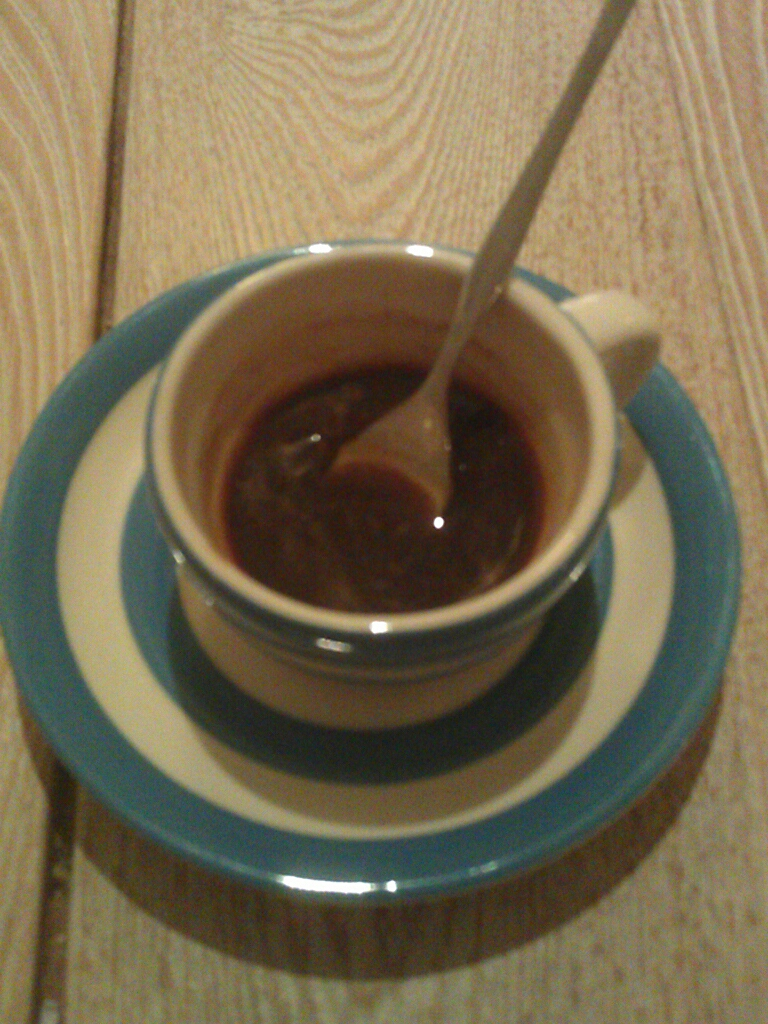
#> input picture basic/coffee.jpg, 768 x 1024 px; the run also reads 1 picture not shown here
$ python add2.py
#> lines starting #> are read from the running program, lines starting #| are printed output that depends on the picture; after the words box and inside, x2 and y2 are one past the last pixel; in counts of white or black regions, pixels touching at a corner belong together
import  cv2
import numpy as np

coffee = cv2.imread('./coffee.jpg')
#> coffee is the input picture: shape (1024, 768, 3); mean B, G, R 81.6, 108.6, 121.4
coffee2 = cv2.imread('./coffee2.jpg')

result = cv2.addWeighted(coffee,0.7,coffee2,0.3,0)

desk = cv2.imread('./desk.jpg')
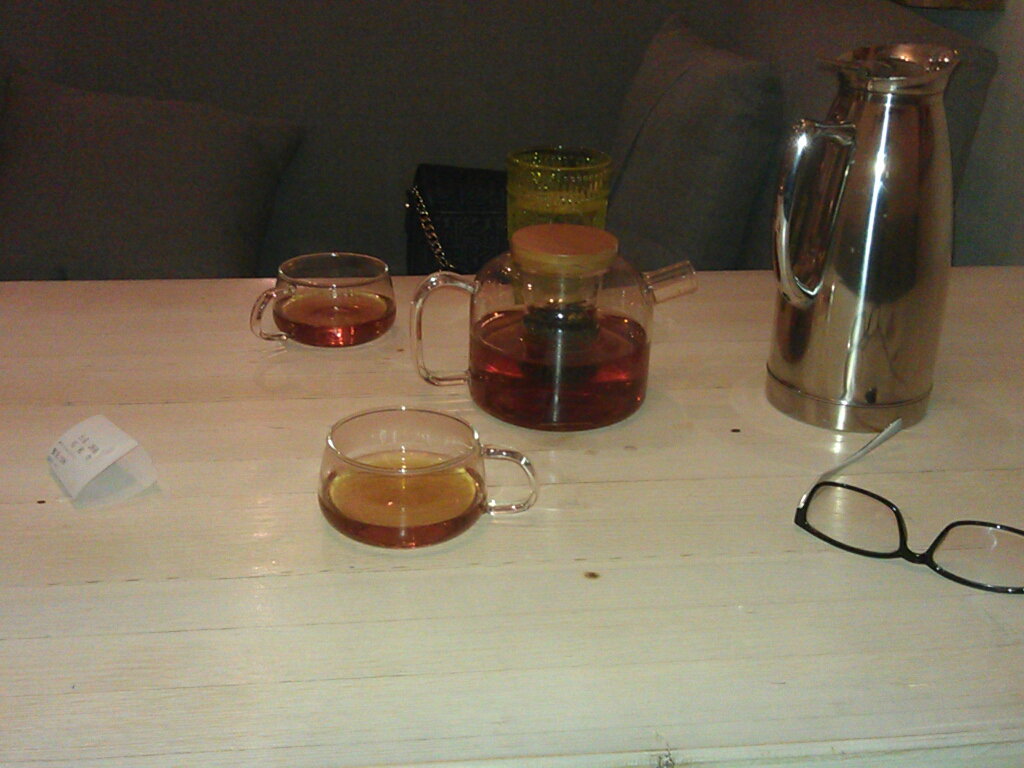
#> input picture basic/desk.jpg, 1024 x 768 px
#> desk is the input picture: shape (768, 1024, 3); mean B, G, R 88.4, 107.6, 118.7
desk[50:150,50:150] = 0
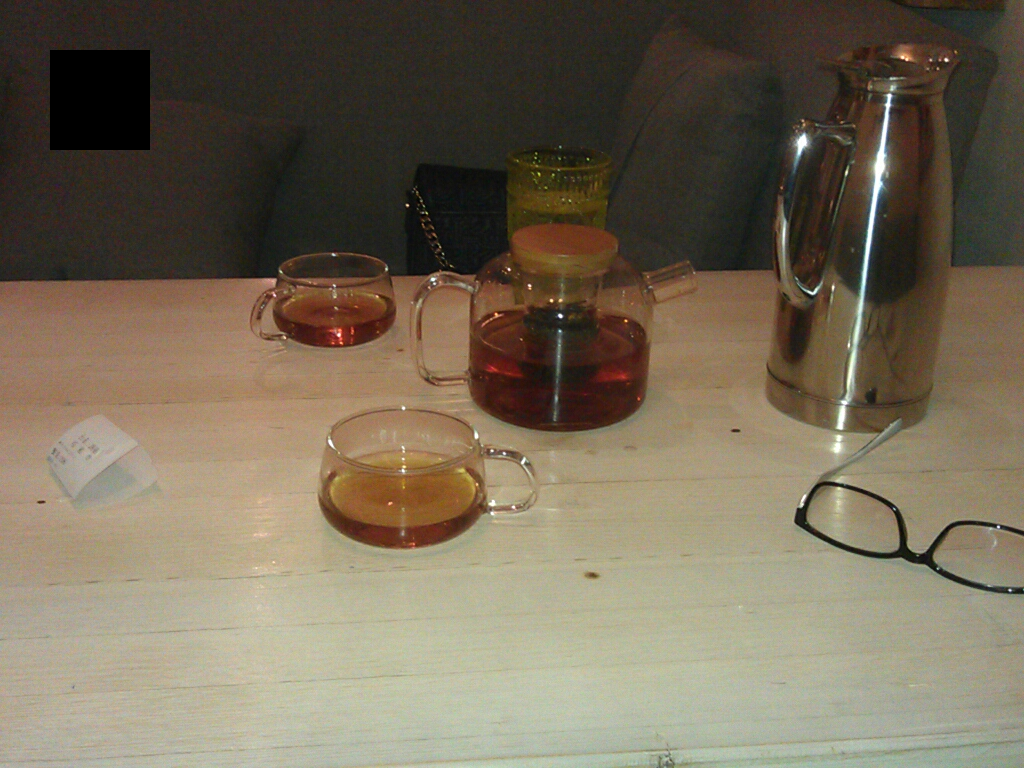
#> desk: shape (768, 1024, 3); 1.27% of pixels changed, all inside (x1, y1, x2, y2) = (50, 50, 150, 150)
result2 = cv2.bitwise_not(desk)
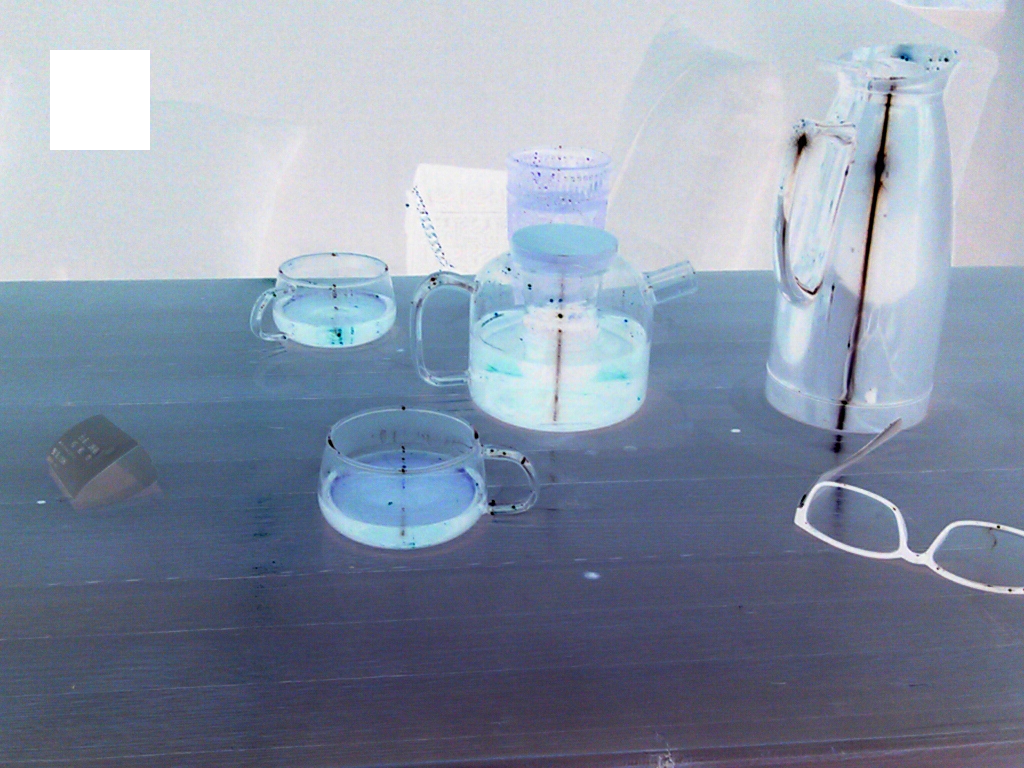
#> result2: shape (768, 1024, 3); mean B, G, R 167, 147.9, 136.9
result3 = cv2.bitwise_and(desk,result2)
#> result3: shape (768, 1024, 3); every value is 0
result4 = cv2.bitwise_or(desk,result2)
#> result4: shape (768, 1024, 3); every value is 255
result5 = cv2.bitwise_xor(desk,result2)

cv2.imshow('add2',result)
cv2.imshow('yihuo',result2)
cv2.imshow('and',result3)
cv2.imshow('or',result4)
cv2.imshow('xor',result5)
cv2.waitKey(0)
